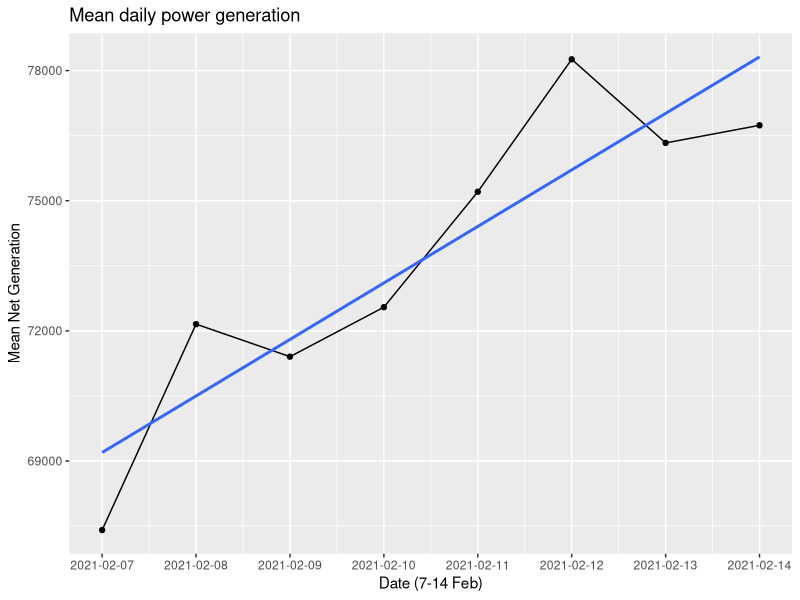
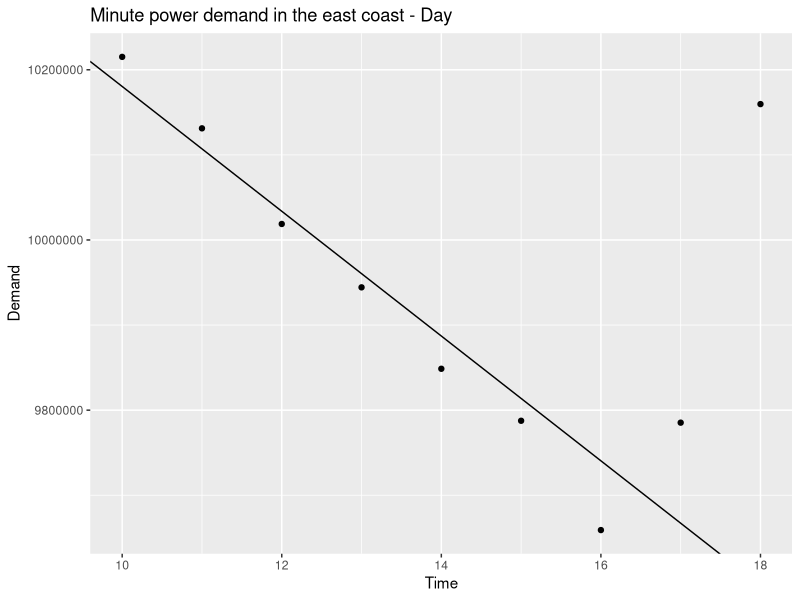
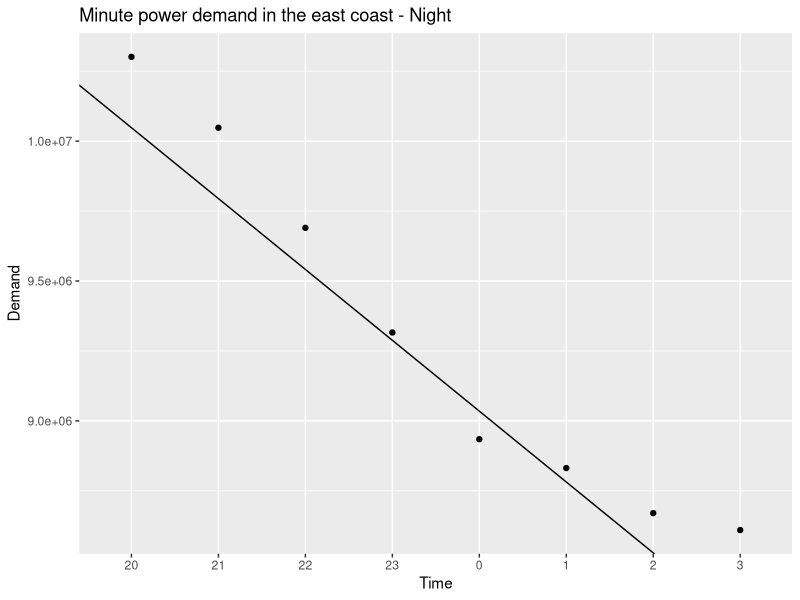

Generate these figures, in order, with R:
library(dplyr)
library(ggplot2)
library(lubridate)

pdf('output/Week3_power.pdf')

Sys.setlocale("LC_TIME", "English")


# ---------- functions ---------- #

# matrix linear model
mtx_lm <- function(dim, data_cube, len) {
  dim_len <- length(dim)
  
  # ---------- Estimate means, variance ---------- #
  M <- as.list(setNames(rep(NA, dim_len), dim))
  S <- as.list(setNames(rep(NA, dim_len), dim))
  
  for ( i in 1:length(M) ) {
    M[[ i ]] <- mean( data_cube[  ,i ] )
    S[[ i ]] <- sd( data_cube[ , i ] )
  }
  
  # ---------- Calculate regression fit ---------- #
  U <- matrix(c(rep(1, len), seq(1, len)), ncol = 2)
  U_T <- t(U)
  
  mtx <- solve(U_T %*% U) %*% U_T 
  
  result <- list(rep(0, length(M)))
  
  for ( i in 1:dim_len ) {
    result[[i]] <- mtx %*% data_cube[,i]
  }
  
  return(result)
}


# ---------- Load the data ---------- #

origianl_data_frame <- read.delim("data/table.tsv")


# ---------- Rearrange the data ---------- #

# rows to columns
df_list <- lapply(0:10, function(i) {
  start_idx <- i * 5 + 3
  end_idx <- start_idx + 3

  df_loc <- origianl_data_frame[, c(1, start_idx:end_idx)]
  colnames(df_loc)[2:5] <- c("Demand", "Day.ahead.demand.forecast", "Net.generation", "Total.interchange")
  df_loc$location <- colnames(origianl_data_frame)[start_idx - 1]
  df_loc
})

electric_fact <- do.call(rbind, df_list)

electric_fact <- electric_fact %>%
  mutate(
    DateTime = as.POSIXct(
      megawatthours,
      tz = "EST",
      format = "%H:%M EST %m/%d/%Y"
    )
  ) %>%
  mutate(Date = as.Date(DateTime), Hour = format(DateTime, format = "%H")) %>%
  arrange(DateTime)


# ========== Question 1 ========== #

# ---------- Estimate means, variance ---------- #

# create a data cube
electric_cube <-
  tapply(electric_fact$Net.generation,
    electric_fact[, c("DateTime", "location")],
    FUN = function(x) sum = sum(x, na.rm = TRUE)
  )

# adjust times: -3 and -1 by moving the cells
for (loc in c("PACW", "CISO", "BPAT")) {
  electric_cube[, loc] <- c(electric_cube[seq(4, length(electric_cube[, loc])), loc], NA, NA, NA)
}

for (loc in c("MISO", "ERCO")) {
  electric_cube[, loc] <- c(electric_cube[seq(2, length(electric_cube[, loc])), loc], NA)
}

# rollup by date
new_df <- data.frame(DateTime = row.names(electric_cube), electric_cube, check.names = FALSE) %>% 
  mutate(Date = as.Date(DateTime)) %>% 
  select(-DateTime) %>% 
  group_by(Date) %>% 
  summarise_all(sum)
  
rollup.electric_cube <- as.matrix(new_df[, -1])
rownames(rollup.electric_cube) <- as.character(new_df$Date)
colnames(rollup.electric_cube) <- names(new_df)[-1]

weekOfFeb <- c("2021-02-07", "2021-02-08", "2021-02-09", "2021-02-10", "2021-02-11", "2021-02-12", "2021-02-13", "2021-02-14")

slice.rollup.electric_cube <- rollup.electric_cube[weekOfFeb, ]


# ---------- print the intercept and slope of linear model ---------- #
locations <- unique(electric_fact[,"location"])

print("regression fit: ")
print(mtx_lm(locations, slice.rollup.electric_cube, length(weekOfFeb)))


# ---------- Chart - date to net.generation and mean line ---------- #

electric_fact %>% 
  select(Date, Net.generation) %>% 
  filter(Date %in% as.Date(weekOfFeb)) %>%
  group_by(Date)%>% 
  summarize(means = mean(Net.generation)) %>%
ggplot(aes(Date, means)) +
  xlab("Date (7-14 Feb)") +
  ylab("Mean Net Generation") +
  geom_line() +
  ggtitle("Mean daily power generation") +
  geom_point() +
  geom_smooth(method = "lm", formula = y ~ x, se = FALSE) +
  scale_x_date(date_breaks = "1 day")


# ========== Question 2 ========== # רגרסיה רק לשאלה 2 להעביר לחישוב מטריצות להראות נוסחה שיעבוד לפי דקה
#  חישוב נפרד לכל תחום של שעות (שעות לפי אינדקס?)

east_coast <- c("PJM", "NYIS", "ISNE", "FPL", "CPLE")
day <- c("10", "11", "12", "13", "14", "15", "16", "17", "18")
night <- c("00", "01", "02", "03", "20", "21", "22", "23")

# create a data cube  !!!!!!!!!!!!pivot
demand_cube <-
  tapply(electric_fact$Demand,
         electric_fact[, c("DateTime", "Hour", "location")],
         FUN = function(x) sum = sum(x, na.rm = TRUE)
  )

drilldown.demand_cube <- apply(
  demand_cube, 
  c("Hour", "location"), 
  FUN = function(x) sum(x, na.rm = TRUE)
)

dice.drilldown.demand_cube <- drilldown.demand_cube[c(day, night), east_coast]
day_demand_cube <- dice.drilldown.demand_cube[day,]
night_demand_cube <- dice.drilldown.demand_cube[night,]

mtx_lm(east_coast, day_demand_cube, length(day))
mtx_lm(east_coast, night_demand_cube, length(night))


par(mfrow=c(1,2))

# combine east coast power demand columns
# and sum the demand for each date
# for day and night.
east_coast_electric_fact <- electric_fact %>%
  filter(location %in% east_coast) %>%
  mutate(hour_as_num = as.numeric(Hour)) %>%
  mutate(Day_or_night = case_when(
    hour_as_num >= 10 & hour_as_num <= 18 ~ "Day",
    hour_as_num >= 20 | hour_as_num <= 3 ~ "Night"
  )) %>%
  filter(Day_or_night %in% c("Day", "Night")) %>%
  group_by(hour_as_num, Day_or_night) %>%
  summarize(minut_power_demand = sum(Demand, na.rm = TRUE))

# find linear line for day and night
D.day <- filter(east_coast_electric_fact, Day_or_night == "Day")
D.night <- filter(east_coast_electric_fact, Day_or_night == "Night")

# remove outliers (if D.day[:7,] the correlation increases even more)
coef_lm.day <- coef(lm(minut_power_demand ~ hour_as_num, data = D.day[1:8, ]))
intercept.day <- coef_lm.day[1]
slope.day <- coef_lm.day[2]

coef_lm.night <- coef(lm(
  minut_power_demand ~ factor(hour_as_num, levels = c(10:23, 0:3)),
  data = D.night
))
intercept.night <- coef_lm.night[1]
slope.night <- coef_lm.night[2]

# draw the charts with the regeneration line.
ggplot(D.day, aes(x = hour_as_num, y = minut_power_demand)) +
  xlab("Time") +
  ylab("Demand") +
  ggtitle("Minute power demand in the east coast - Day") +
  geom_point() +
  geom_abline(intercept = intercept.day, slope = slope.day)

ggplot(D.night, aes(x = factor(hour_as_num, levels = c(10:23, 0:3)), y = minut_power_demand)) +
  xlab("Time") +
  ylab("Demand") +
  ggtitle("Minute power demand in the east coast - Night") +
  geom_point() +
  geom_abline(intercept = intercept.night, slope = slope.night)


dev.off()
